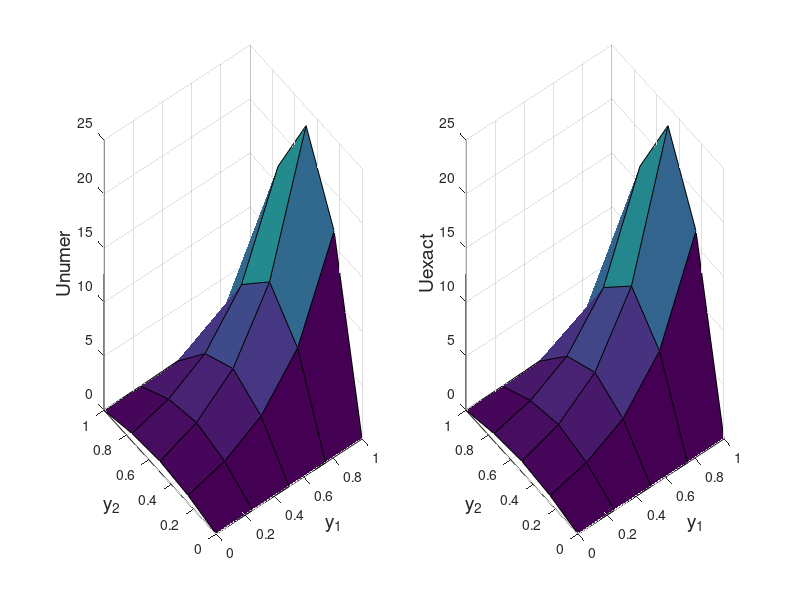
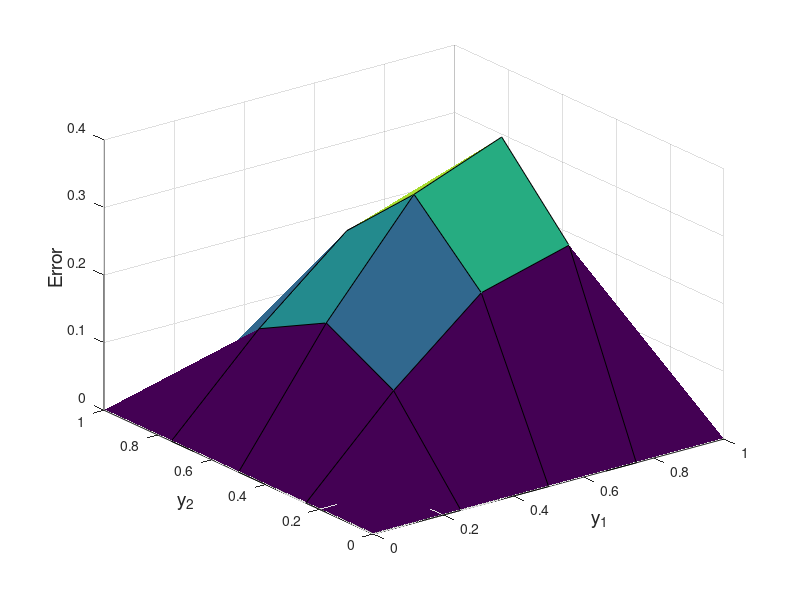

MATLAB code to generate these figures, in order:

% Solve the 2D Poisson equation with Dirichlet by 2nd-order central
%%%%%%%%%%%%%%%%%%%%%%%%%%%%%%%%%%%%%%%%%%%%%%%%%%%%%%%%%%%%%%%%%%%

function poisson_dir

clc; clear all; format long;

L = 1;
N = input('Enter number of grid points (odd number) ==> ');
M = N*N;

x1 = linspace(0,L,N);   % x-coordinate
x2 = x1;                % y-coordinate

dx = x1(2) - x1(1);     % grid spacing
dx2 = dx*dx;

% label the grid points: boundary or interior

for j=1:N
	for i=1:N
		k = i + N*(j - 1);                    % (i,j)    
		ityp(k) = 0;                          % interior point
		if ((i == 1) & (j >= 1) & (j < N))    % left side
		    ityp(k) = 1;
		end
		if ((i == N) & (j > 1) & (j <= N))    % right side
		    ityp(k) = 2;
		end
		if ((i > 1) & (i <= N) & (j == 1))    % bottom side
		    ityp(k) = 3;
		end
		if ((i >= 1) & (i < N) & (j == N))    % top side
		    ityp(k) = 4;
		end
	end
end

% boundary conditions

fa = zeros(N,1);
fb = 0.5*x1.^2;
fc = sin(pi*x2);
fd = exp(pi)*sin(pi*x2) + 0.5*x2.^2;

% set up the linear system

A = zeros(M,M);
b = zeros(M,1);

for j=1:N
	for i=1:N
		k0 = i + N*(j - 1);       % (i,j)
		k1 = i - 1 + N*(j - 1);   % (i-1,j)   
		k2 = i + 1 + N*(j - 1);   % (i+1,j)   
		k3 = i + N*(j - 2);       % (i,j-1)   
		k4 = i + N*j;             % (i,j+1)             
		if (ityp(k0) == 0)
			A(k0,k0) = -4;
			A(k0,k1) = 1;
			A(k0,k2) = 1;
			A(k0,k3) = 1;
			A(k0,k4) = 1;
			b(k0) = dx2*(x1(i)^2 + x2(j)^2);   % right-hand side of Poisson equation
		elseif (ityp(k0) == 1)
		    A(k0,k0) = 1;
			b(k0) = fc(j);
		elseif (ityp(k0) == 2)
		    A(k0,k0) = 1;
			b(k0) = fd(j);
		elseif (ityp(k0) == 3)
		    A(k0,k0) = 1;
			b(k0) = fa(i);
		elseif (ityp(k0) == 4)
			A(k0,k0) = 1;
			b(k0) = fb(i);
		end
	end
end

y = sparse(A)\b;

for j=1:N
	for i=1:N
		k = i + N*(j - 1);
		X1(i,j) = x1(i);
		X2(i,j) = x2(j);
        Y(i,j) = y(k);                                                        % numerical solution
		Z(i,j) = exp(pi*X1(i,j))*sin(pi*X2(i,j)) + 0.5*(X1(i,j)*X2(i,j))^2;   % exact solution
	end
end

ERR = abs(Y - Z);

subplot(1,2,1);
surf(X1,X2,Y);
xlabel('y_1','FontSize',14);
ylabel('y_2','FontSize',14);
zlabel('Unumer','FontSize',14);
subplot(1,2,2);
surf(X1,X2,Z);
xlabel('y_1','FontSize',14);
ylabel('y_2','FontSize',14);
zlabel('Uexact','FontSize',14);

figure;

surf(X1,X2,ERR);
xlabel('y_1','FontSize',14);
ylabel('y_2','FontSize',14);
zlabel('Error','FontSize',14);




